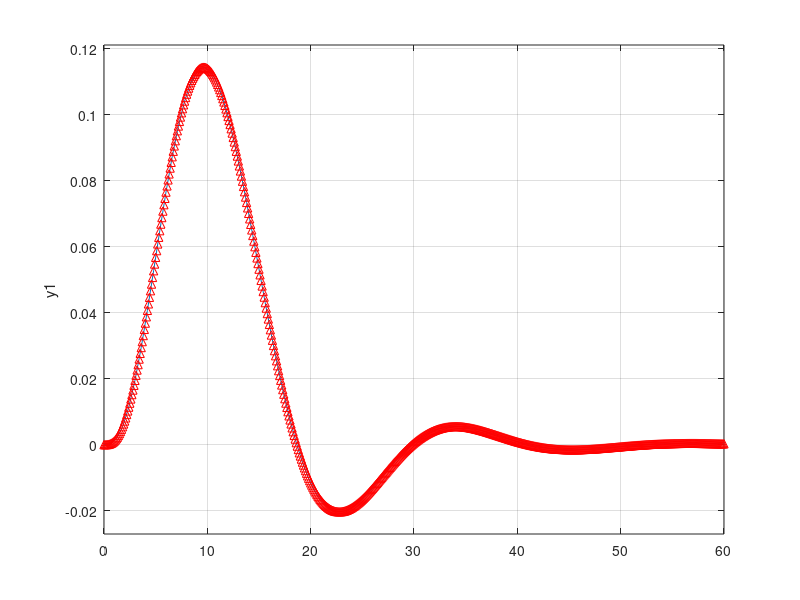
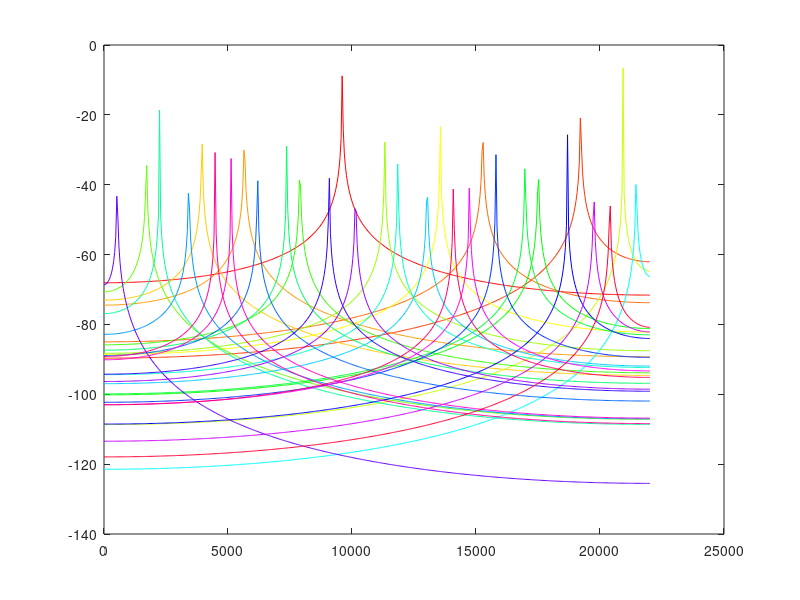
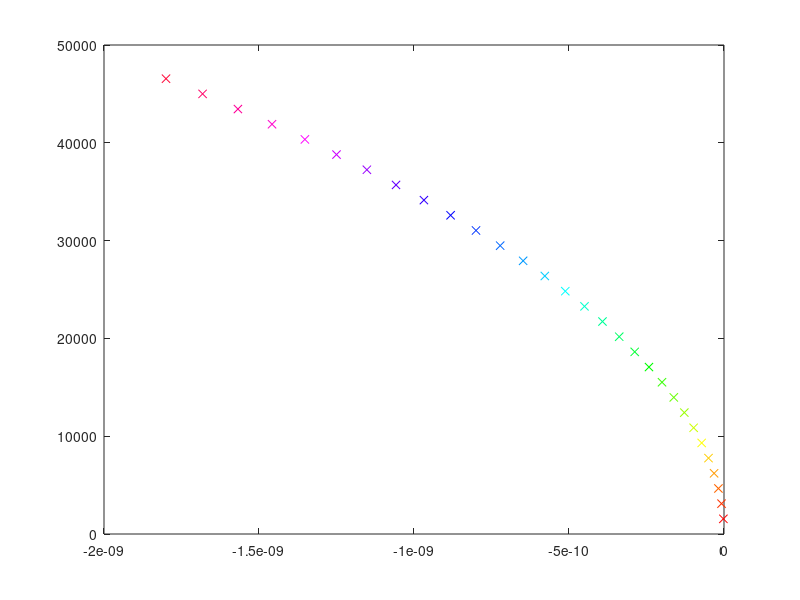

The MATLAB source for these figures, in order:
%%

[b,a] = butter(4,0.3,'s'); 
[bz,az] = impinvar(b,a,10);
sys = tf(b,a)
impulse(sys);
hold on;
impz(10*bz,az,[],10);


%%

%            b*z
% G = -----------------
%     z^2 + c_1*z + c_0

clear;

filters = 30;

l = 0.65;
Ts = 60.97;
rho = 1140;
A = 0.5188*10^-6;
m = 1:filters;

T = 44100;

H = [];
sigmas = [];
omegas = [];

if(findobj('type','figure','name','freqs'))
    freqs = figure(findobj('type','figure','name','freqs'));
else
    freqs = figure('name','freqs');
end

cc=hsv(filters);

for i = m;
	sigma = -0.000000000002*i^2;
	omega = i*(pi/l)*sqrt(Ts/(rho*A));
	
	sigmas = [sigmas sigma];
	omegas = [omegas omega];
	
	b = T*sin(omega*T)/(omega*T);
	c1 = -2*exp(sigma*T)*cos(omega*T);
	c0 = exp(2*sigma*T);
	
	num = [0 b 0];
	den = [1 c1 c0];
	
	%H = [H tf(num, den, 0.1)]

	[h,w] = freqz(num,den,[], T);
	plot(w,20*log10(abs(h)),'color',cc(i,:));
	pause(0.1);
	hold on
end

hold off

if(findobj('type','figure','name','sebene'))
    sebene = figure(findobj('type','figure','name','sebene'));
else
    sebene = figure('name','sebene');
end

for i = m;
	plot(sigmas(i),omegas(i), 'x-','color',cc(i,:));
	hold on
end;

hold off

%sound(impulse(H,2),T);
